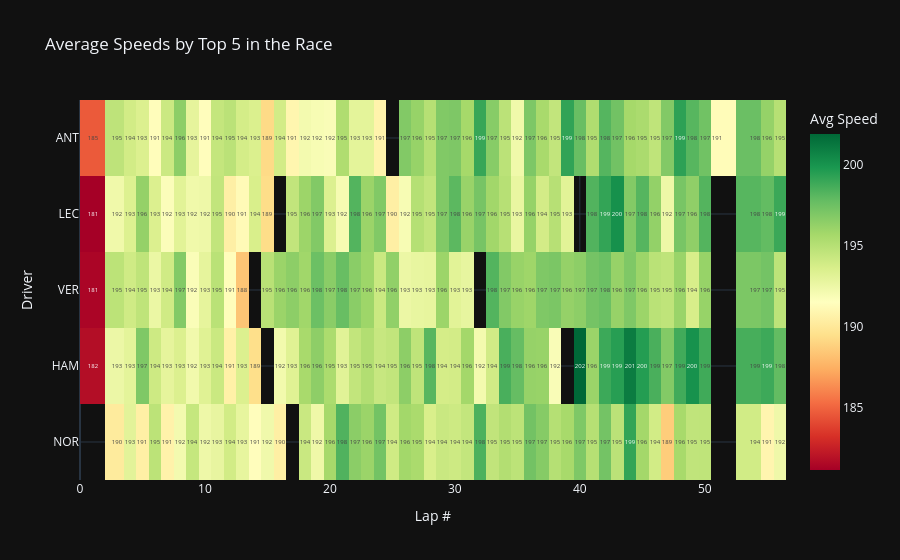

This figure's notebook cell:
### Code cell
# change this to the positions graph for analysis
heatspeed = px.imshow(
    heat_data,
    text_auto='.0f',
    aspect='auto',
    color_continuous_scale='RdYlGn',
    template='plotly_dark',
    title='Average Speeds by Top 5 in the Race',
    labels={'x': 'Lap #', 'y': 'Driver', 'color': 'Avg Speed'}
)
heatspeed.show()

### Figure 1 — Plotly figure (JSON) as saved in the notebook; plotly's stock layout.template omitted (floating-point values rounded to 4 significant figures; data arrays with more than 128 entries replaced by an {"elided": "..."} marker saying what was removed)
{"data": [{"coloraxis": "coloraxis", "hovertemplate": "Lap #: %{x}<br>Driver: %{y}<br>Avg Speed: %{z}<extra></extra>", "name": "0", "texttemplate": "%{z:.0f}", "type": "heatmap", "x": [1.0, 3.0, 4.0, 5.0, 6.0, 7.0, 8.0, 9.0, 10.0, 11.0, 12.0, 13.0, 14.0, 15.0, 16.0, 17.0, 18.0, 19.0, 20.0, 21.0, 22.0, 23.0, 24.0, 25.0, 26.0, 27.0, 28.0, 29.0, 30.0, 31.0, 32.0, 33.0, 34.0, 35.0, 36.0, 37.0, 38.0, 39.0, 40.0, 41.0, 42.0, 43.0, 44.0, 45.0, 46.0, 47.0, 48.0, 49.0, 50.0, 51.0, 54.0, 55.0, 56.0], "xaxis": "x", "y": ["ANT", "LEC", "VER", "HAM", "NOR"], "yaxis": "y", "z": {"elided": "5x53 float values"}}], "layout": {"coloraxis": {"autocolorscale": false, "colorbar": {"title": {"text": "Avg Speed"}}, "colorscale": [[0, "rgb(165,0,38)"], [0.1, "rgb(215,48,39)"], [0.2, "rgb(244,109,67)"], [0.3, "rgb(253,174,97)"], [0.4, "rgb(254,224,139)"], [0.5, "rgb(255,255,191)"], [0.6, "rgb(217,239,139)"], [0.7, "rgb(166,217,106)"], [0.8, "rgb(102,189,99)"], [0.9, "rgb(26,152,80)"], [1, "rgb(0,104,55)"]]}, "title": {"text": "Average Speeds by Top 5 in the Race"}, "xaxis": {"anchor": "y", "domain": [0, 1], "title": {"text": "Lap #"}}, "yaxis": {"anchor": "x", "autorange": "reversed", "domain": [0, 1], "title": {"text": "Driver"}}}}
